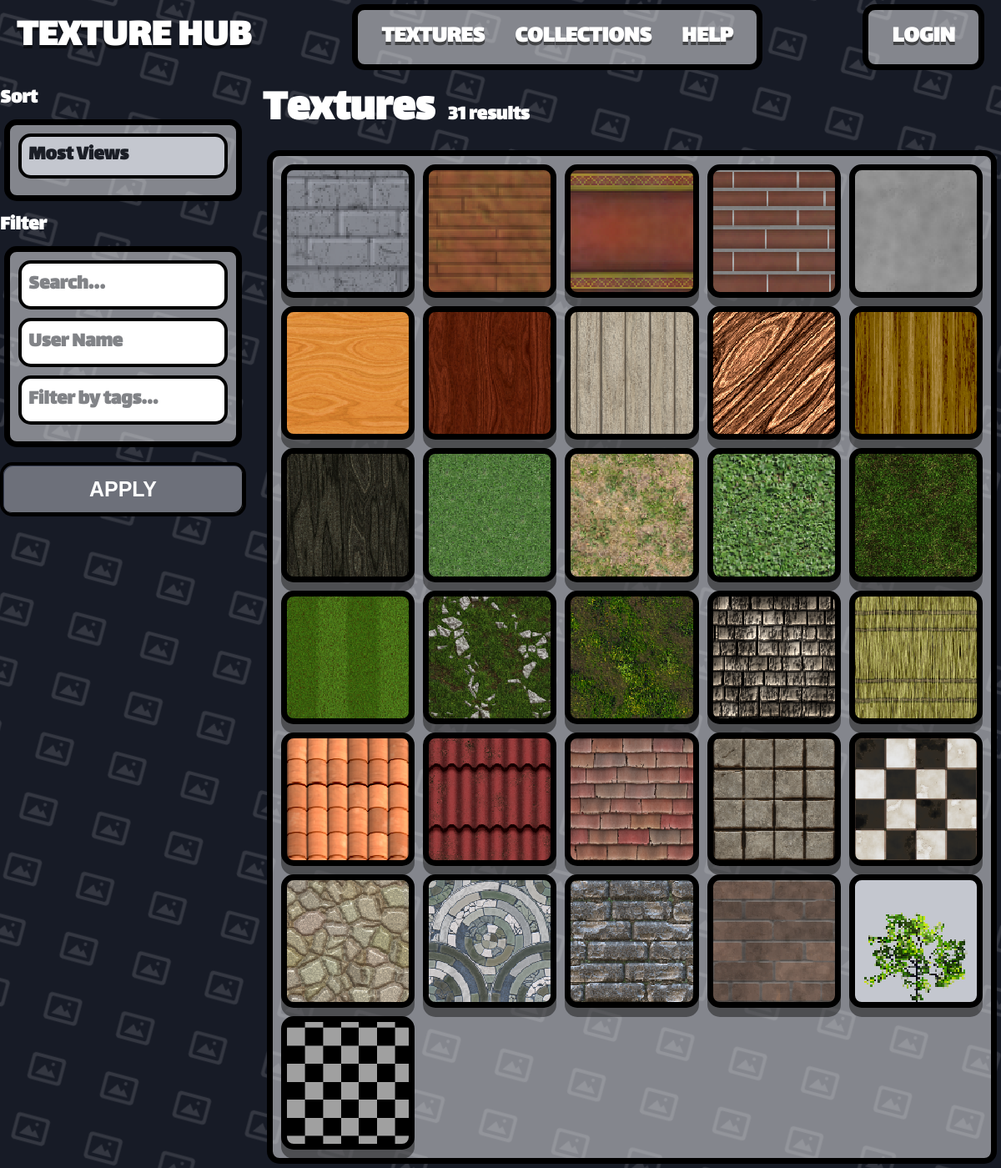
Page /0 on the earlier database version.
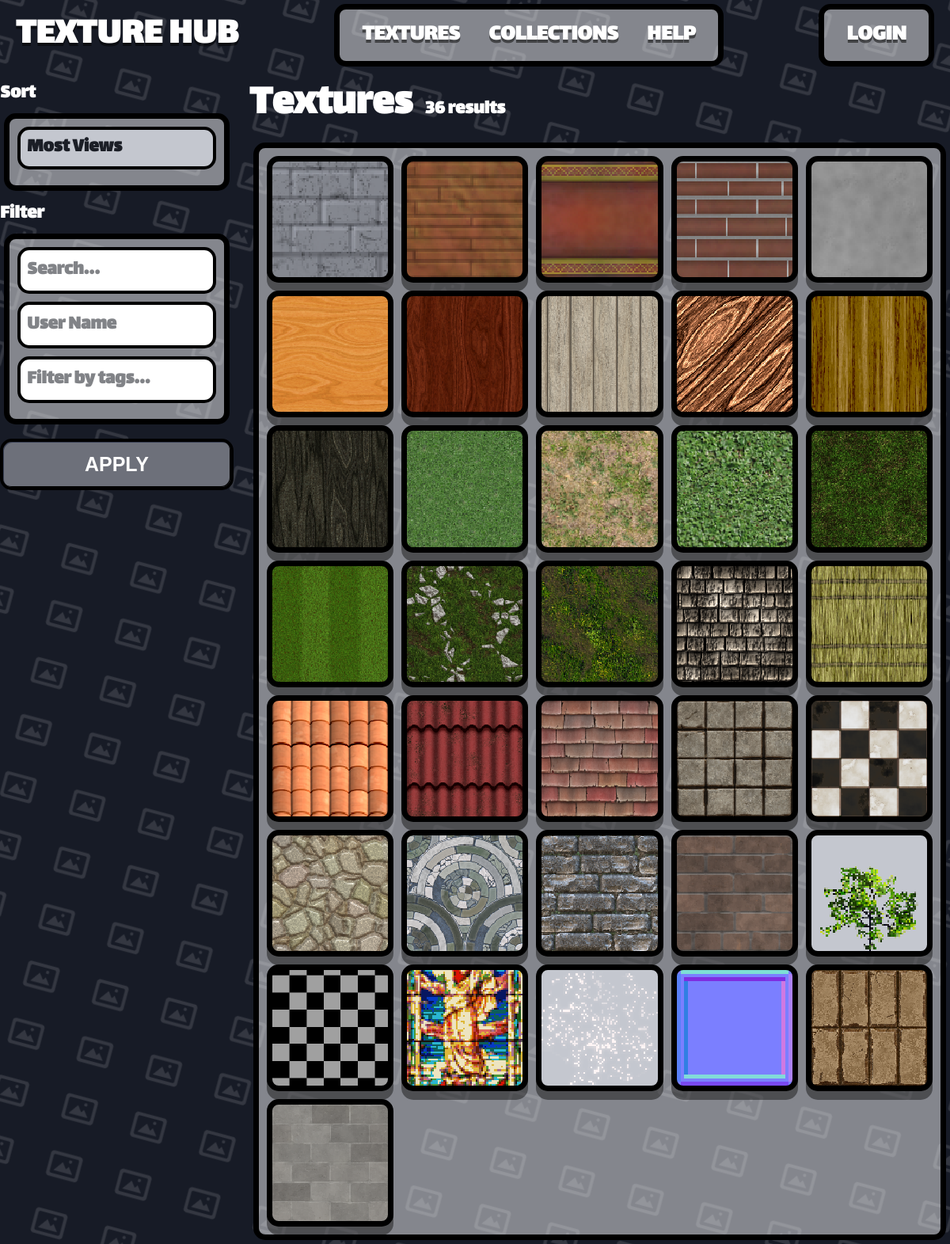
Same page on the later database version.
### app.py (models this page shows)
class Texture(db.Model):
    __tablename__ = 'Texture'
    texture_id = db.Column(db.Integer, primary_key=True)
    texture_name = db.Column(db.String(80), unique=True, nullable=False)
    texture_address = db.Column(db.String(120), nullable=False)
    texture_user_id = db.Column(db.Integer, default=0)
    texture_tags = db.Column(db.String(200), nullable=True)

### app.py (the view)
@app.route('/<int:page>', methods=["POST", "GET"])
def home(page=0):
    if page == 0:
        page_items = Texture.query.all()
        name_field = 'texture_name'
        tags_field = 'texture_tags'
        owner_field = 'texture_user_id'
    elif page == 1:
        page_items = Collection.query.all()
        name_field = 'collection_name'
        tags_field = None
        owner_field = 'collection_user_id'
    else:
        page_items = []
        name_field = None
        tags_field = None
        owner_field = None
    search_query = ''
    tag_query = ''
    user_query = ''
    filtered_items = page_items
    sort = "views"
    if request.method == 'POST':
        sort = request.form.get('sort','')
        search_query = request.form.get('search', '').strip()
        tag_query = request.form.get('tags', '').strip()
        user_query = request.form.get('user', '').strip()
    else:
        search_query = request.args.get('search', '').strip()
        tag_query = request.args.get('tags', '').strip()
        user_query = request.args.get('user', '').strip()
    if search_query and len(search_query) < 20:
        lower_search = search_query.lower()
        matched_by_name = [
            item for item in page_items
            if lower_search in (getattr(item, name_field, '') or '').lower()
        ]
    else:
        matched_by_name = page_items
    if user_query and owner_field and len(user_query) < 20:
        owner = User.query.filter_by(user_name=user_query).first()
        if owner:
            matched_by_user = [
                item for item in page_items
                if getattr(item, owner_field, None) == owner.user_id
            ]
        else:
            matched_by_user = []
    else:
        matched_by_user = page_items
    if tags_field and tag_query and len(tag_query) < 20:
        selected_tags = [
            tag.strip().lower()
            for tag in tag_query.split(',')
            if tag.strip()
        ]
        matched_by_tags = []
        for item in page_items:
            raw_tags = getattr(item, tags_field, '') or ''
            item_tag_list = [
                tag.strip().lower()
                for tag in raw_tags.split(',')
                if tag.strip()
            ]
            if any(tag in item_tag_list for tag in selected_tags):
                matched_by_tags.append(item)
    else:
        matched_by_tags = page_items
    filtered_items = [
        item for item in page_items
        if item in matched_by_name and item in matched_by_tags and item in matched_by_user
    ]
    if sort == 'downloads':
            filtered_items = sorted(
                filtered_items,
                key=lambda item: getattr(item, 'downloads', 0) or 0,
                reverse=True
            )
    elif sort in ('ascending', 'acending'):
        filtered_items = sorted(
            filtered_items,
            key=lambda item: (getattr(item, name_field, '') or '').lower()
        )
    elif sort in ('descending', 'decending'):
        filtered_items = sorted(
            filtered_items,
            key=lambda item: (getattr(item, name_field, '') or '').lower(),
            reverse=True
        )
    else:  # default / 'views'
        filtered_items = sorted(
            filtered_items,
            key=lambda item: getattr(item, 'views', 0) or 0,
            reverse=True
        )
    return render_template(
        'home.html',
        user=get_current_user(),
        items=filtered_items,
        page=page,
        search_query=search_query,
        tag_query=tag_query,
        user_query=user_query
    )

### app.py (called while the page is built)
def get_current_user():
    user_id = session.get('user_id')
    if user_id is None:
        return None
    return User.query.get(user_id)

@app.template_filter('texture_url')
def texture_image_url(address):
    if not address:
        return DEFAULT_TEXTURE_URL
    addr = str(address).strip().replace('\\', '/')
    if addr.startswith('/static/images/'):
        rel = addr[len('/static/images/') :]
    elif addr.startswith('static/images/'):
        rel = addr[len('static/images/') :]
    else:
        rel = os.path.basename(addr)
    rel = os.path.basename(rel)
    if not rel or rel.startswith('.'):
        return DEFAULT_TEXTURE_URL
    full = os.path.join(STATIC_IMAGES_DIR, rel)
    if os.path.isfile(full):
        return f'/static/images/{rel}'
    return DEFAULT_TEXTURE_URL

### templates/home.html (shortened to what this page needs)
{% extends "template.html" %}
{% block content %}
<div class="th-textures-layout">
    <aside class="th-sidebar">
        <form action="/{{ page }}" method="post">
            <label class="th-label" for="sort">Sort</label>
            <div class="container">
                <div class="th-filter-group">
                    <select class="th-input th-select" id="sort" name="sort">
                        <option value="views">Most Views</option>
                    </select>
                </div>
            </div>
            <label class="th-label" for="search">Filter</label>
            <div class="container">
                <div class="th-filter-group">
                    <input class="th-input" id="search" type="text" name="search" placeholder="Search..." value="{{ search_query }}">
                </div>
                <div class="th-filter-group">
                    <input class="th-input" id="user" type="text" name="user" placeholder="User Name" value="{{ user_query }}">
                </div>
                <div class="th-filter-group">
                    <input class="th-input" id="tags" type="text" name="tags" placeholder="Filter by tags..." value="{{ tag_query }}">
                </div>
            </div>
            <button class="th-btn th-btn-block" type="submit">Apply</button>
        </form>
    </aside>
    <section class="th-textures-main">
        <div class="th-textures-header">
            <h1>{% if page == 1 %}Collections{% else %}Textures{% endif %}</h1>
            <div class="th-results-count">{{ items|length }} results</div>
        </div>
        <div class="container">
            <div class="th-grid-scroll">
                <div class="th-texture-grid">
                    {% for item in items %}
                        {% if page == 0 %}
                            {% include "texture_template.html" %}
                        {% elif page == 1 %}
                            {% include "collection_template.html" %}
                        {% endif %}
                    {% endfor %}
                </div>
            </div>
        </div>
    </section>
</div>
{% endblock %}

### templates/template.html (shortened to what this page needs)
<!DOCTYPE html>
<html lang="en">
<head>
    <link rel="stylesheet" href="https://cdnjs.cloudflare.com/ajax/libs/font-awesome/6.5.2/css/all.min.css">
    <link rel="stylesheet" href="/static/style.css">
</head>
<body class="th-body">
    {% if request.endpoint not in ('login', 'signup') %}
    <header class="th-navbar">
        <a href="/" class="th-brand">TEXTURE HUB</a>
        <div class="container">
            <ul class="th-nav-links">
                <li><a href="/0" class="th-nav-link {% if request.path == '/' %}is-active{% endif %}">TEXTURES</a></li>
                <li><a href="/1" class="th-nav-link {% if request.path == '/collections' %}is-active{% endif %}">COLLECTIONS</a></li>
                <li><a href="/1" class="th-nav-link {% if request.path == '/collections' %}is-active{% endif %}">HELP</a></li>
            </ul>
        </div>
        <div class="container">
            <ul class="th-nav-links">
                {% if user %}
                    <li><a class="th-nav-link" href="/user/{{ user.user_name }}">{{ user.user_name }}</a></li>
                {% else %}
                    <li><a href="/login" class="th-nav-link {% if request.path == '/' %}is-active{% endif %}">Login</a></li>
                {% endif %}
            </ul>
        </div>
    </header>
    {% endif %}
    <main class="th-page">
        {% block content %}
        {% endblock %}
    </main>
</body>
</html>

### templates/texture_template.html
<a href="/texture/{{ item.texture_id }}" class="item" style="background-image: url('{{ item.texture_address | texture_url }}'); background-size: cover; background-position: center; background-repeat: no-repeat;">
    <div class="item-thumb"></div>
</a>

Differences in the rows shown:
added Texture: texture_address|texture_url (picture)
added Texture: texture_address|texture_url (picture)
added Texture: texture_address|texture_url (picture)
added Texture: texture_address|texture_url (picture)
added Texture: texture_address|texture_url (picture)
Other differences:
{{ items|length }}: "31" → "36"
